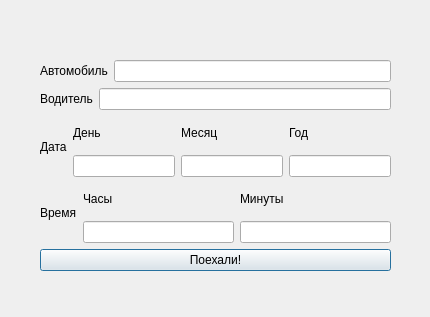
<?xml version="1.0" encoding="UTF-8"?>
<ui version="4.0">
 <class>WriteJournal</class>
 <widget class="QDialog" name="WriteJournal">
  <property name="geometry">
   <rect>
    <x>0</x>
    <y>0</y>
    <width>430</width>
    <height>317</height>
   </rect>
  </property>
  <property name="windowTitle">
   <string>Dialog</string>
  </property>
  <widget class="QWidget" name="">
   <property name="geometry">
    <rect>
     <x>40</x>
     <y>60</y>
     <width>351</width>
     <height>211</height>
    </rect>
   </property>
   <layout class="QVBoxLayout" name="verticalLayout">
    <item>
     <layout class="QHBoxLayout" name="horizontalLayout">
      <item>
       <widget class="QLabel" name="label">
        <property name="text">
         <string>Автомобиль</string>
        </property>
       </widget>
      </item>
      <item>
       <widget class="QLineEdit" name="lineEdit"/>
      </item>
     </layout>
    </item>
    <item>
     <layout class="QHBoxLayout" name="horizontalLayout_2">
      <item>
       <widget class="QLabel" name="label_2">
        <property name="text">
         <string>Водитель</string>
        </property>
       </widget>
      </item>
      <item>
       <widget class="QLineEdit" name="lineEdit_2"/>
      </item>
     </layout>
    </item>
    <item>
     <layout class="QHBoxLayout" name="horizontalLayout_3">
      <item>
       <layout class="QHBoxLayout" name="horizontalLayout_6">
        <item>
         <widget class="QLabel" name="label_3">
          <property name="text">
           <string>Дата</string>
          </property>
         </widget>
        </item>
        <item>
         <layout class="QVBoxLayout" name="verticalLayout_4">
          <item>
           <widget class="QLabel" name="label_7">
            <property name="text">
             <string>День</string>
            </property>
           </widget>
          </item>
          <item>
           <widget class="QLineEdit" name="lineEdit_5"/>
          </item>
         </layout>
        </item>
        <item>
         <layout class="QVBoxLayout" name="verticalLayout_5">
          <item>
           <widget class="QLabel" name="label_8">
            <property name="text">
             <string>Месяц</string>
            </property>
           </widget>
          </item>
          <item>
           <widget class="QLineEdit" name="lineEdit_6"/>
          </item>
         </layout>
        </item>
        <item>
         <layout class="QVBoxLayout" name="verticalLayout_6">
          <item>
           <widget class="QLabel" name="label_9">
            <property name="text">
             <string>Год</string>
            </property>
           </widget>
          </item>
          <item>
           <widget class="QLineEdit" name="lineEdit_7"/>
          </item>
         </layout>
        </item>
       </layout>
      </item>
     </layout>
    </item>
    <item>
     <layout class="QHBoxLayout" name="horizontalLayout_4">
      <item>
       <layout class="QHBoxLayout" name="horizontalLayout_5">
        <item>
         <widget class="QLabel" name="label_4">
          <property name="text">
           <string>Время</string>
          </property>
         </widget>
        </item>
        <item>
         <layout class="QVBoxLayout" name="verticalLayout_2">
          <item>
           <widget class="QLabel" name="label_5">
            <property name="text">
             <string>Часы</string>
            </property>
           </widget>
          </item>
          <item>
           <widget class="QLineEdit" name="lineEdit_3"/>
          </item>
         </layout>
        </item>
        <item>
         <layout class="QVBoxLayout" name="verticalLayout_3">
          <item>
           <widget class="QLabel" name="label_6">
            <property name="text">
             <string>Минуты</string>
            </property>
           </widget>
          </item>
          <item>
           <widget class="QLineEdit" name="lineEdit_4"/>
          </item>
         </layout>
        </item>
       </layout>
      </item>
     </layout>
    </item>
    <item>
     <widget class="QPushButton" name="pushButton">
      <property name="text">
       <string>Поехали!</string>
      </property>
     </widget>
    </item>
   </layout>
  </widget>
 </widget>
 <resources/>
 <connections/>
</ui>
